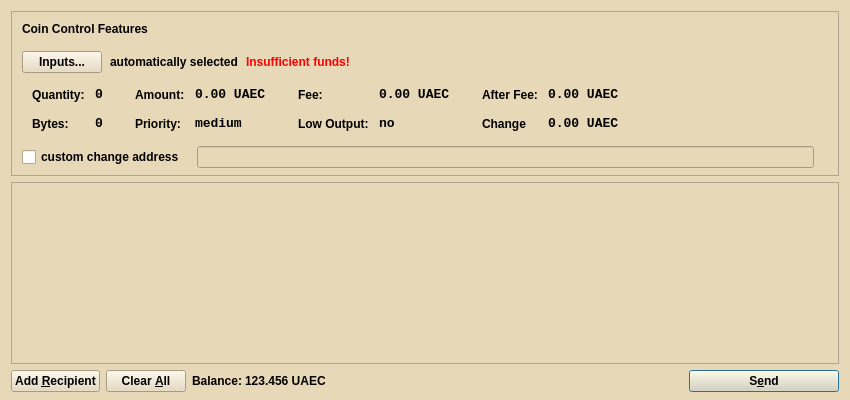
<?xml version="1.0" encoding="UTF-8"?>
<ui version="4.0">
 <class>SendCoinsDialog</class>
 <widget class="QDialog" name="SendCoinsDialog">
  <property name="geometry">
   <rect>
    <x>0</x>
    <y>0</y>
    <width>850</width>
    <height>400</height>
   </rect>
  </property>
  <property name="palette">
   <palette>
    <active>
     <colorrole role="WindowText">
      <brush brushstyle="SolidPattern">
       <color alpha="255">
        <red>0</red>
        <green>0</green>
        <blue>0</blue>
       </color>
      </brush>
     </colorrole>
     <colorrole role="Button">
      <brush brushstyle="SolidPattern">
       <color alpha="255">
        <red>231</red>
        <green>216</green>
        <blue>184</blue>
       </color>
      </brush>
     </colorrole>
     <colorrole role="Light">
      <brush brushstyle="SolidPattern">
       <color alpha="255">
        <red>255</red>
        <green>255</green>
        <blue>255</blue>
       </color>
      </brush>
     </colorrole>
     <colorrole role="Midlight">
      <brush brushstyle="SolidPattern">
       <color alpha="255">
        <red>243</red>
        <green>235</green>
        <blue>219</blue>
       </color>
      </brush>
     </colorrole>
     <colorrole role="Dark">
      <brush brushstyle="SolidPattern">
       <color alpha="255">
        <red>115</red>
        <green>108</green>
        <blue>92</blue>
       </color>
      </brush>
     </colorrole>
     <colorrole role="Mid">
      <brush brushstyle="SolidPattern">
       <color alpha="255">
        <red>154</red>
        <green>144</green>
        <blue>123</blue>
       </color>
      </brush>
     </colorrole>
     <colorrole role="Text">
      <brush brushstyle="SolidPattern">
       <color alpha="255">
        <red>0</red>
        <green>0</green>
        <blue>0</blue>
       </color>
      </brush>
     </colorrole>
     <colorrole role="BrightText">
      <brush brushstyle="SolidPattern">
       <color alpha="255">
        <red>255</red>
        <green>255</green>
        <blue>255</blue>
       </color>
      </brush>
     </colorrole>
     <colorrole role="ButtonText">
      <brush brushstyle="SolidPattern">
       <color alpha="255">
        <red>0</red>
        <green>0</green>
        <blue>0</blue>
       </color>
      </brush>
     </colorrole>
     <colorrole role="Base">
      <brush brushstyle="SolidPattern">
       <color alpha="255">
        <red>255</red>
        <green>255</green>
        <blue>255</blue>
       </color>
      </brush>
     </colorrole>
     <colorrole role="Window">
      <brush brushstyle="SolidPattern">
       <color alpha="255">
        <red>231</red>
        <green>216</green>
        <blue>184</blue>
       </color>
      </brush>
     </colorrole>
     <colorrole role="Shadow">
      <brush brushstyle="SolidPattern">
       <color alpha="255">
        <red>0</red>
        <green>0</green>
        <blue>0</blue>
       </color>
      </brush>
     </colorrole>
     <colorrole role="AlternateBase">
      <brush brushstyle="SolidPattern">
       <color alpha="255">
        <red>243</red>
        <green>235</green>
        <blue>219</blue>
       </color>
      </brush>
     </colorrole>
     <colorrole role="ToolTipBase">
      <brush brushstyle="SolidPattern">
       <color alpha="255">
        <red>255</red>
        <green>255</green>
        <blue>220</blue>
       </color>
      </brush>
     </colorrole>
     <colorrole role="ToolTipText">
      <brush brushstyle="SolidPattern">
       <color alpha="255">
        <red>0</red>
        <green>0</green>
        <blue>0</blue>
       </color>
      </brush>
     </colorrole>
    </active>
    <inactive>
     <colorrole role="WindowText">
      <brush brushstyle="SolidPattern">
       <color alpha="255">
        <red>0</red>
        <green>0</green>
        <blue>0</blue>
       </color>
      </brush>
     </colorrole>
     <colorrole role="Button">
      <brush brushstyle="SolidPattern">
       <color alpha="255">
        <red>231</red>
        <green>216</green>
        <blue>184</blue>
       </color>
      </brush>
     </colorrole>
     <colorrole role="Light">
      <brush brushstyle="SolidPattern">
       <color alpha="255">
        <red>255</red>
        <green>255</green>
        <blue>255</blue>
       </color>
      </brush>
     </colorrole>
     <colorrole role="Midlight">
      <brush brushstyle="SolidPattern">
       <color alpha="255">
        <red>243</red>
        <green>235</green>
        <blue>219</blue>
       </color>
      </brush>
     </colorrole>
     <colorrole role="Dark">
      <brush brushstyle="SolidPattern">
       <color alpha="255">
        <red>115</red>
        <green>108</green>
        <blue>92</blue>
       </color>
      </brush>
     </colorrole>
     <colorrole role="Mid">
      <brush brushstyle="SolidPattern">
       <color alpha="255">
        <red>154</red>
        <green>144</green>
        <blue>123</blue>
       </color>
      </brush>
     </colorrole>
     <colorrole role="Text">
      <brush brushstyle="SolidPattern">
       <color alpha="255">
        <red>0</red>
        <green>0</green>
        <blue>0</blue>
       </color>
      </brush>
     </colorrole>
     <colorrole role="BrightText">
      <brush brushstyle="SolidPattern">
       <color alpha="255">
        <red>255</red>
        <green>255</green>
        <blue>255</blue>
       </color>
      </brush>
     </colorrole>
     <colorrole role="ButtonText">
      <brush brushstyle="SolidPattern">
       <color alpha="255">
        <red>0</red>
        <green>0</green>
        <blue>0</blue>
       </color>
      </brush>
     </colorrole>
     <colorrole role="Base">
      <brush brushstyle="SolidPattern">
       <color alpha="255">
        <red>255</red>
        <green>255</green>
        <blue>255</blue>
       </color>
      </brush>
     </colorrole>
     <colorrole role="Window">
      <brush brushstyle="SolidPattern">
       <color alpha="255">
        <red>231</red>
        <green>216</green>
        <blue>184</blue>
       </color>
      </brush>
     </colorrole>
     <colorrole role="Shadow">
      <brush brushstyle="SolidPattern">
       <color alpha="255">
        <red>0</red>
        <green>0</green>
        <blue>0</blue>
       </color>
      </brush>
     </colorrole>
     <colorrole role="AlternateBase">
      <brush brushstyle="SolidPattern">
       <color alpha="255">
        <red>243</red>
        <green>235</green>
        <blue>219</blue>
       </color>
      </brush>
     </colorrole>
     <colorrole role="ToolTipBase">
      <brush brushstyle="SolidPattern">
       <color alpha="255">
        <red>255</red>
        <green>255</green>
        <blue>220</blue>
       </color>
      </brush>
     </colorrole>
     <colorrole role="ToolTipText">
      <brush brushstyle="SolidPattern">
       <color alpha="255">
        <red>0</red>
        <green>0</green>
        <blue>0</blue>
       </color>
      </brush>
     </colorrole>
    </inactive>
    <disabled>
     <colorrole role="WindowText">
      <brush brushstyle="SolidPattern">
       <color alpha="255">
        <red>115</red>
        <green>108</green>
        <blue>92</blue>
       </color>
      </brush>
     </colorrole>
     <colorrole role="Button">
      <brush brushstyle="SolidPattern">
       <color alpha="255">
        <red>231</red>
        <green>216</green>
        <blue>184</blue>
       </color>
      </brush>
     </colorrole>
     <colorrole role="Light">
      <brush brushstyle="SolidPattern">
       <color alpha="255">
        <red>255</red>
        <green>255</green>
        <blue>255</blue>
       </color>
      </brush>
     </colorrole>
     <colorrole role="Midlight">
      <brush brushstyle="SolidPattern">
       <color alpha="255">
        <red>243</red>
        <green>235</green>
        <blue>219</blue>
       </color>
      </brush>
     </colorrole>
     <colorrole role="Dark">
      <brush brushstyle="SolidPattern">
       <color alpha="255">
        <red>115</red>
        <green>108</green>
        <blue>92</blue>
       </color>
      </brush>
     </colorrole>
     <colorrole role="Mid">
      <brush brushstyle="SolidPattern">
       <color alpha="255">
        <red>154</red>
        <green>144</green>
        <blue>123</blue>
       </color>
      </brush>
     </colorrole>
     <colorrole role="Text">
      <brush brushstyle="SolidPattern">
       <color alpha="255">
        <red>115</red>
        <green>108</green>
        <blue>92</blue>
       </color>
      </brush>
     </colorrole>
     <colorrole role="BrightText">
      <brush brushstyle="SolidPattern">
       <color alpha="255">
        <red>255</red>
        <green>255</green>
        <blue>255</blue>
       </color>
      </brush>
     </colorrole>
     <colorrole role="ButtonText">
      <brush brushstyle="SolidPattern">
       <color alpha="255">
        <red>115</red>
        <green>108</green>
        <blue>92</blue>
       </color>
      </brush>
     </colorrole>
     <colorrole role="Base">
      <brush brushstyle="SolidPattern">
       <color alpha="255">
        <red>231</red>
        <green>216</green>
        <blue>184</blue>
       </color>
      </brush>
     </colorrole>
     <colorrole role="Window">
      <brush brushstyle="SolidPattern">
       <color alpha="255">
        <red>231</red>
        <green>216</green>
        <blue>184</blue>
       </color>
      </brush>
     </colorrole>
     <colorrole role="Shadow">
      <brush brushstyle="SolidPattern">
       <color alpha="255">
        <red>0</red>
        <green>0</green>
        <blue>0</blue>
       </color>
      </brush>
     </colorrole>
     <colorrole role="AlternateBase">
      <brush brushstyle="SolidPattern">
       <color alpha="255">
        <red>231</red>
        <green>216</green>
        <blue>184</blue>
       </color>
      </brush>
     </colorrole>
     <colorrole role="ToolTipBase">
      <brush brushstyle="SolidPattern">
       <color alpha="255">
        <red>255</red>
        <green>255</green>
        <blue>220</blue>
       </color>
      </brush>
     </colorrole>
     <colorrole role="ToolTipText">
      <brush brushstyle="SolidPattern">
       <color alpha="255">
        <red>0</red>
        <green>0</green>
        <blue>0</blue>
       </color>
      </brush>
     </colorrole>
    </disabled>
   </palette>
  </property>
  <property name="font">
   <font>
    <weight>75</weight>
    <bold>true</bold>
   </font>
  </property>
  <property name="windowTitle">
   <string>Send Coins</string>
  </property>
  <layout class="QVBoxLayout" name="verticalLayout" stretch="0,1,0">
   <property name="bottomMargin">
    <number>8</number>
   </property>
   <item>
    <widget class="QFrame" name="frameCoinControl">
     <property name="sizePolicy">
      <sizepolicy hsizetype="Expanding" vsizetype="Expanding">
       <horstretch>0</horstretch>
       <verstretch>0</verstretch>
      </sizepolicy>
     </property>
     <property name="maximumSize">
      <size>
       <width>16777215</width>
       <height>16777215</height>
      </size>
     </property>
     <property name="frameShape">
      <enum>QFrame::StyledPanel</enum>
     </property>
     <property name="frameShadow">
      <enum>QFrame::Sunken</enum>
     </property>
     <layout class="QVBoxLayout" name="verticalLayoutCoinControl2">
      <property name="spacing">
       <number>6</number>
      </property>
      <property name="leftMargin">
       <number>0</number>
      </property>
      <property name="topMargin">
       <number>0</number>
      </property>
      <property name="rightMargin">
       <number>0</number>
      </property>
      <property name="bottomMargin">
       <number>6</number>
      </property>
      <item>
       <layout class="QVBoxLayout" name="verticalLayoutCoinControl" stretch="0,0,0,0,1">
        <property name="spacing">
         <number>0</number>
        </property>
        <property name="leftMargin">
         <number>10</number>
        </property>
        <property name="topMargin">
         <number>10</number>
        </property>
        <item>
         <layout class="QHBoxLayout" name="horizontalLayoutCoinControl1">
          <property name="bottomMargin">
           <number>15</number>
          </property>
          <item>
           <widget class="QLabel" name="labelCoinControlFeatures">
            <property name="sizePolicy">
             <sizepolicy hsizetype="Preferred" vsizetype="Maximum">
              <horstretch>0</horstretch>
              <verstretch>0</verstretch>
             </sizepolicy>
            </property>
            <property name="font">
             <font>
              <weight>75</weight>
              <bold>true</bold>
             </font>
            </property>
            <property name="styleSheet">
             <string notr="true">font-weight:bold;</string>
            </property>
            <property name="text">
             <string>Coin Control Features</string>
            </property>
           </widget>
          </item>
         </layout>
        </item>
        <item>
         <layout class="QHBoxLayout" name="horizontalLayoutCoinControl2" stretch="0,0,0,0">
          <property name="spacing">
           <number>8</number>
          </property>
          <property name="bottomMargin">
           <number>10</number>
          </property>
          <item>
           <widget class="QPushButton" name="pushButtonCoinControl">
            <property name="styleSheet">
             <string notr="true"/>
            </property>
            <property name="text">
             <string>Inputs...</string>
            </property>
           </widget>
          </item>
          <item>
           <widget class="QLabel" name="labelCoinControlAutomaticallySelected">
            <property name="text">
             <string>automatically selected</string>
            </property>
            <property name="margin">
             <number>5</number>
            </property>
           </widget>
          </item>
          <item>
           <widget class="QLabel" name="labelCoinControlInsuffFunds">
            <property name="font">
             <font>
              <weight>75</weight>
              <bold>true</bold>
             </font>
            </property>
            <property name="styleSheet">
             <string notr="true">color:red;font-weight:bold;</string>
            </property>
            <property name="text">
             <string>Insufficient funds!</string>
            </property>
            <property name="margin">
             <number>5</number>
            </property>
           </widget>
          </item>
          <item>
           <spacer name="horizontalSpacerCoinControl">
            <property name="orientation">
             <enum>Qt::Horizontal</enum>
            </property>
            <property name="sizeHint" stdset="0">
             <size>
              <width>40</width>
              <height>1</height>
             </size>
            </property>
           </spacer>
          </item>
         </layout>
        </item>
        <item>
         <widget class="QWidget" name="widgetCoinControl" native="true">
          <property name="sizePolicy">
           <sizepolicy hsizetype="Preferred" vsizetype="Preferred">
            <horstretch>0</horstretch>
            <verstretch>0</verstretch>
           </sizepolicy>
          </property>
          <property name="minimumSize">
           <size>
            <width>0</width>
            <height>0</height>
           </size>
          </property>
          <property name="styleSheet">
           <string notr="true"/>
          </property>
          <layout class="QHBoxLayout" name="horizontalLayoutCoinControl5">
           <property name="leftMargin">
            <number>0</number>
           </property>
           <property name="topMargin">
            <number>0</number>
           </property>
           <property name="rightMargin">
            <number>0</number>
           </property>
           <property name="bottomMargin">
            <number>0</number>
           </property>
           <item>
            <layout class="QHBoxLayout" name="horizontalLayoutCoinControl3" stretch="0,0,0,1">
             <property name="spacing">
              <number>20</number>
             </property>
             <property name="topMargin">
              <number>0</number>
             </property>
             <property name="bottomMargin">
              <number>10</number>
             </property>
             <item>
              <layout class="QFormLayout" name="formLayoutCoinControl1">
               <property name="horizontalSpacing">
                <number>10</number>
               </property>
               <property name="verticalSpacing">
                <number>14</number>
               </property>
               <property name="leftMargin">
                <number>10</number>
               </property>
               <property name="topMargin">
                <number>4</number>
               </property>
               <property name="rightMargin">
                <number>6</number>
               </property>
               <item row="0" column="0">
                <widget class="QLabel" name="labelCoinControlQuantityText">
                 <property name="styleSheet">
                  <string notr="true">font-weight:bold;</string>
                 </property>
                 <property name="text">
                  <string>Quantity:</string>
                 </property>
                 <property name="margin">
                  <number>0</number>
                 </property>
                </widget>
               </item>
               <item row="0" column="1">
                <widget class="QLabel" name="labelCoinControlQuantity">
                 <property name="font">
                  <font>
                   <family>Monospace</family>
                   <pointsize>10</pointsize>
                  </font>
                 </property>
                 <property name="cursor">
                  <cursorShape>IBeamCursor</cursorShape>
                 </property>
                 <property name="contextMenuPolicy">
                  <enum>Qt::ActionsContextMenu</enum>
                 </property>
                 <property name="text">
                  <string>0</string>
                 </property>
                 <property name="margin">
                  <number>0</number>
                 </property>
                 <property name="textInteractionFlags">
                  <set>Qt::LinksAccessibleByMouse|Qt::TextSelectableByKeyboard|Qt::TextSelectableByMouse</set>
                 </property>
                </widget>
               </item>
               <item row="1" column="0">
                <widget class="QLabel" name="labelCoinControlBytesText">
                 <property name="styleSheet">
                  <string notr="true">font-weight:bold;</string>
                 </property>
                 <property name="text">
                  <string>Bytes:</string>
                 </property>
                </widget>
               </item>
               <item row="1" column="1">
                <widget class="QLabel" name="labelCoinControlBytes">
                 <property name="font">
                  <font>
                   <family>Monospace</family>
                   <pointsize>10</pointsize>
                  </font>
                 </property>
                 <property name="cursor">
                  <cursorShape>IBeamCursor</cursorShape>
                 </property>
                 <property name="contextMenuPolicy">
                  <enum>Qt::ActionsContextMenu</enum>
                 </property>
                 <property name="text">
                  <string>0</string>
                 </property>
                 <property name="textInteractionFlags">
                  <set>Qt::LinksAccessibleByMouse|Qt::TextSelectableByKeyboard|Qt::TextSelectableByMouse</set>
                 </property>
                </widget>
               </item>
              </layout>
             </item>
             <item>
              <layout class="QFormLayout" name="formLayoutCoinControl2">
               <property name="horizontalSpacing">
                <number>10</number>
               </property>
               <property name="verticalSpacing">
                <number>14</number>
               </property>
               <property name="leftMargin">
                <number>6</number>
               </property>
               <property name="topMargin">
                <number>4</number>
               </property>
               <property name="rightMargin">
                <number>6</number>
               </property>
               <item row="0" column="0">
                <widget class="QLabel" name="labelCoinControlAmountText">
                 <property name="styleSheet">
                  <string notr="true">font-weight:bold;</string>
                 </property>
                 <property name="text">
                  <string>Amount:</string>
                 </property>
                 <property name="margin">
                  <number>0</number>
                 </property>
                </widget>
               </item>
               <item row="0" column="1">
                <widget class="QLabel" name="labelCoinControlAmount">
                 <property name="font">
                  <font>
                   <family>Monospace</family>
                   <pointsize>10</pointsize>
                  </font>
                 </property>
                 <property name="cursor">
                  <cursorShape>IBeamCursor</cursorShape>
                 </property>
                 <property name="contextMenuPolicy">
                  <enum>Qt::ActionsContextMenu</enum>
                 </property>
                 <property name="text">
                  <string>0.00 UAEC</string>
                 </property>
                 <property name="textInteractionFlags">
                  <set>Qt::LinksAccessibleByMouse|Qt::TextSelectableByKeyboard|Qt::TextSelectableByMouse</set>
                 </property>
                </widget>
               </item>
               <item row="1" column="0">
                <widget class="QLabel" name="labelCoinControlPriorityText">
                 <property name="styleSheet">
                  <string notr="true">font-weight:bold;</string>
                 </property>
                 <property name="text">
                  <string>Priority:</string>
                 </property>
                </widget>
               </item>
               <item row="1" column="1">
                <widget class="QLabel" name="labelCoinControlPriority">
                 <property name="font">
                  <font>
                   <family>Monospace</family>
                   <pointsize>10</pointsize>
                  </font>
                 </property>
                 <property name="cursor">
                  <cursorShape>IBeamCursor</cursorShape>
                 </property>
                 <property name="contextMenuPolicy">
                  <enum>Qt::ActionsContextMenu</enum>
                 </property>
                 <property name="text">
                  <string>medium</string>
                 </property>
                 <property name="textInteractionFlags">
                  <set>Qt::LinksAccessibleByMouse|Qt::TextSelectableByKeyboard|Qt::TextSelectableByMouse</set>
                 </property>
                </widget>
               </item>
              </layout>
             </item>
             <item>
              <layout class="QFormLayout" name="formLayoutCoinControl3">
               <property name="horizontalSpacing">
                <number>10</number>
               </property>
               <property name="verticalSpacing">
                <number>14</number>
               </property>
               <property name="leftMargin">
                <number>6</number>
               </property>
               <property name="topMargin">
                <number>4</number>
               </property>
               <property name="rightMargin">
                <number>6</number>
               </property>
               <item row="0" column="0">
                <widget class="QLabel" name="labelCoinControlFeeText">
                 <property name="styleSheet">
                  <string notr="true">font-weight:bold;</string>
                 </property>
                 <property name="text">
                  <string>Fee:</string>
                 </property>
                 <property name="margin">
                  <number>0</number>
                 </property>
                </widget>
               </item>
               <item row="0" column="1">
                <widget class="QLabel" name="labelCoinControlFee">
                 <property name="font">
                  <font>
                   <family>Monospace</family>
                   <pointsize>10</pointsize>
                  </font>
                 </property>
                 <property name="cursor">
                  <cursorShape>IBeamCursor</cursorShape>
                 </property>
                 <property name="contextMenuPolicy">
                  <enum>Qt::ActionsContextMenu</enum>
                 </property>
                 <property name="text">
                  <string>0.00 UAEC</string>
                 </property>
                 <property name="textInteractionFlags">
                  <set>Qt::LinksAccessibleByMouse|Qt::TextSelectableByKeyboard|Qt::TextSelectableByMouse</set>
                 </property>
                </widget>
               </item>
               <item row="1" column="0">
                <widget class="QLabel" name="labelCoinControlLowOutputText">
                 <property name="styleSheet">
                  <string notr="true">font-weight:bold;</string>
                 </property>
                 <property name="text">
                  <string>Low Output:</string>
                 </property>
                </widget>
               </item>
               <item row="1" column="1">
                <widget class="QLabel" name="labelCoinControlLowOutput">
                 <property name="font">
                  <font>
                   <family>Monospace</family>
                   <pointsize>10</pointsize>
                  </font>
                 </property>
                 <property name="cursor">
                  <cursorShape>IBeamCursor</cursorShape>
                 </property>
                 <property name="contextMenuPolicy">
                  <enum>Qt::ActionsContextMenu</enum>
                 </property>
                 <property name="text">
                  <string>no</string>
                 </property>
                 <property name="textInteractionFlags">
                  <set>Qt::LinksAccessibleByMouse|Qt::TextSelectableByKeyboard|Qt::TextSelectableByMouse</set>
                 </property>
                </widget>
               </item>
              </layout>
             </item>
             <item>
              <layout class="QFormLayout" name="formLayoutCoinControl4">
               <property name="horizontalSpacing">
                <number>10</number>
               </property>
               <property name="verticalSpacing">
                <number>14</number>
               </property>
               <property name="leftMargin">
                <number>6</number>
               </property>
               <property name="topMargin">
                <number>4</number>
               </property>
               <property name="rightMargin">
                <number>6</number>
               </property>
               <item row="0" column="0">
                <widget class="QLabel" name="labelCoinControlAfterFeeText">
                 <property name="styleSheet">
                  <string notr="true">font-weight:bold;</string>
                 </property>
                 <property name="text">
                  <string>After Fee:</string>
                 </property>
                 <property name="margin">
                  <number>0</number>
                 </property>
                </widget>
               </item>
               <item row="0" column="1">
                <widget class="QLabel" name="labelCoinControlAfterFee">
                 <property name="font">
                  <font>
                   <family>Monospace</family>
                   <pointsize>10</pointsize>
                  </font>
                 </property>
                 <property name="cursor">
                  <cursorShape>IBeamCursor</cursorShape>
                 </property>
                 <property name="contextMenuPolicy">
                  <enum>Qt::ActionsContextMenu</enum>
                 </property>
                 <property name="text">
                  <string>0.00 UAEC</string>
                 </property>
                 <property name="textInteractionFlags">
                  <set>Qt::LinksAccessibleByMouse|Qt::TextSelectableByKeyboard|Qt::TextSelectableByMouse</set>
                 </property>
                </widget>
               </item>
               <item row="1" column="0">
                <widget class="QLabel" name="labelCoinControlChangeText">
                 <property name="styleSheet">
                  <string notr="true">font-weight:bold;</string>
                 </property>
                 <property name="text">
                  <string>Change</string>
                 </property>
                </widget>
               </item>
               <item row="1" column="1">
                <widget class="QLabel" name="labelCoinControlChange">
                 <property name="font">
                  <font>
                   <family>Monospace</family>
                   <pointsize>10</pointsize>
                  </font>
                 </property>
                 <property name="cursor">
                  <cursorShape>IBeamCursor</cursorShape>
                 </property>
                 <property name="contextMenuPolicy">
                  <enum>Qt::ActionsContextMenu</enum>
                 </property>
                 <property name="text">
                  <string>0.00 UAEC</string>
                 </property>
                 <property name="textInteractionFlags">
                  <set>Qt::LinksAccessibleByMouse|Qt::TextSelectableByKeyboard|Qt::TextSelectableByMouse</set>
                 </property>
                </widget>
               </item>
              </layout>
             </item>
            </layout>
           </item>
          </layout>
         </widget>
        </item>
        <item>
         <layout class="QHBoxLayout" name="horizontalLayoutCoinControl4" stretch="0,0,0">
          <property name="spacing">
           <number>12</number>
          </property>
          <property name="sizeConstraint">
           <enum>QLayout::SetDefaultConstraint</enum>
          </property>
          <property name="topMargin">
           <number>5</number>
          </property>
          <property name="rightMargin">
           <number>5</number>
          </property>
          <item>
           <widget class="QCheckBox" name="checkBoxCoinControlChange">
            <property name="text">
             <string>custom change address</string>
            </property>
           </widget>
          </item>
          <item>
           <widget class="QLineEdit" name="lineEditCoinControlChange">
            <property name="enabled">
             <bool>false</bool>
            </property>
            <property name="sizePolicy">
             <sizepolicy hsizetype="Expanding" vsizetype="Fixed">
              <horstretch>0</horstretch>
              <verstretch>0</verstretch>
             </sizepolicy>
            </property>
           </widget>
          </item>
          <item>
           <widget class="QLabel" name="labelCoinControlChangeLabel">
            <property name="sizePolicy">
             <sizepolicy hsizetype="Preferred" vsizetype="Expanding">
              <horstretch>0</horstretch>
              <verstretch>0</verstretch>
             </sizepolicy>
            </property>
            <property name="minimumSize">
             <size>
              <width>0</width>
              <height>0</height>
             </size>
            </property>
            <property name="text">
             <string/>
            </property>
            <property name="margin">
             <number>3</number>
            </property>
           </widget>
          </item>
         </layout>
        </item>
        <item>
         <spacer name="verticalSpacerCoinControl">
          <property name="orientation">
           <enum>Qt::Vertical</enum>
          </property>
          <property name="sizeHint" stdset="0">
           <size>
            <width>800</width>
            <height>1</height>
           </size>
          </property>
         </spacer>
        </item>
       </layout>
      </item>
     </layout>
    </widget>
   </item>
   <item>
    <widget class="QScrollArea" name="scrollArea">
     <property name="widgetResizable">
      <bool>true</bool>
     </property>
     <widget class="QWidget" name="scrollAreaWidgetContents">
      <property name="geometry">
       <rect>
        <x>0</x>
        <y>0</y>
        <width>830</width>
        <height>172</height>
       </rect>
      </property>
      <layout class="QVBoxLayout" name="verticalLayout_2">
       <property name="leftMargin">
        <number>0</number>
       </property>
       <property name="topMargin">
        <number>0</number>
       </property>
       <property name="rightMargin">
        <number>0</number>
       </property>
       <property name="bottomMargin">
        <number>0</number>
       </property>
       <item>
        <layout class="QVBoxLayout" name="entries">
         <property name="spacing">
          <number>6</number>
         </property>
        </layout>
       </item>
       <item>
        <spacer name="verticalSpacer">
         <property name="orientation">
          <enum>Qt::Vertical</enum>
         </property>
         <property name="sizeHint" stdset="0">
          <size>
           <width>20</width>
           <height>40</height>
          </size>
         </property>
        </spacer>
       </item>
      </layout>
     </widget>
    </widget>
   </item>
   <item>
    <layout class="QHBoxLayout" name="horizontalLayout">
     <item>
      <widget class="QPushButton" name="addButton">
       <property name="toolTip">
        <string>Send to multiple recipients at once</string>
       </property>
       <property name="text">
        <string>Add &amp;Recipient</string>
       </property>
       <property name="icon">
        <iconset resource="../bitcoin.qrc">
         <normaloff>:/icons/add</normaloff>:/icons/add</iconset>
       </property>
       <property name="autoDefault">
        <bool>false</bool>
       </property>
      </widget>
     </item>
     <item>
      <widget class="QPushButton" name="clearButton">
       <property name="sizePolicy">
        <sizepolicy hsizetype="Minimum" vsizetype="Fixed">
         <horstretch>0</horstretch>
         <verstretch>0</verstretch>
        </sizepolicy>
       </property>
       <property name="toolTip">
        <string>Remove all transaction fields</string>
       </property>
       <property name="text">
        <string>Clear &amp;All</string>
       </property>
       <property name="icon">
        <iconset resource="../bitcoin.qrc">
         <normaloff>:/icons/remove</normaloff>:/icons/remove</iconset>
       </property>
       <property name="autoRepeatDelay">
        <number>300</number>
       </property>
       <property name="autoDefault">
        <bool>false</bool>
       </property>
      </widget>
     </item>
     <item>
      <layout class="QHBoxLayout" name="horizontalLayout_2">
       <property name="spacing">
        <number>3</number>
       </property>
       <item>
        <widget class="QLabel" name="label">
         <property name="sizePolicy">
          <sizepolicy hsizetype="Preferred" vsizetype="Fixed">
           <horstretch>0</horstretch>
           <verstretch>0</verstretch>
          </sizepolicy>
         </property>
         <property name="text">
          <string>Balance:</string>
         </property>
        </widget>
       </item>
       <item>
        <widget class="QLabel" name="labelBalance">
         <property name="sizePolicy">
          <sizepolicy hsizetype="Preferred" vsizetype="Fixed">
           <horstretch>0</horstretch>
           <verstretch>0</verstretch>
          </sizepolicy>
         </property>
         <property name="cursor">
          <cursorShape>IBeamCursor</cursorShape>
         </property>
         <property name="text">
          <string>123.456 UAEC</string>
         </property>
         <property name="textInteractionFlags">
          <set>Qt::LinksAccessibleByMouse|Qt::TextSelectableByKeyboard|Qt::TextSelectableByMouse</set>
         </property>
        </widget>
       </item>
      </layout>
     </item>
     <item>
      <spacer name="horizontalSpacer">
       <property name="orientation">
        <enum>Qt::Horizontal</enum>
       </property>
       <property name="sizeHint" stdset="0">
        <size>
         <width>40</width>
         <height>20</height>
        </size>
       </property>
      </spacer>
     </item>
     <item>
      <widget class="QPushButton" name="sendButton">
       <property name="minimumSize">
        <size>
         <width>150</width>
         <height>0</height>
        </size>
       </property>
       <property name="toolTip">
        <string>Confirm the send action</string>
       </property>
       <property name="text">
        <string>S&amp;end</string>
       </property>
       <property name="icon">
        <iconset resource="../bitcoin.qrc">
         <normaloff>:/icons/send</normaloff>:/icons/send</iconset>
       </property>
       <property name="default">
        <bool>true</bool>
       </property>
      </widget>
     </item>
    </layout>
   </item>
  </layout>
 </widget>
 <resources>
  <include location="../bitcoin.qrc"/>
 </resources>
 <connections/>
</ui>
